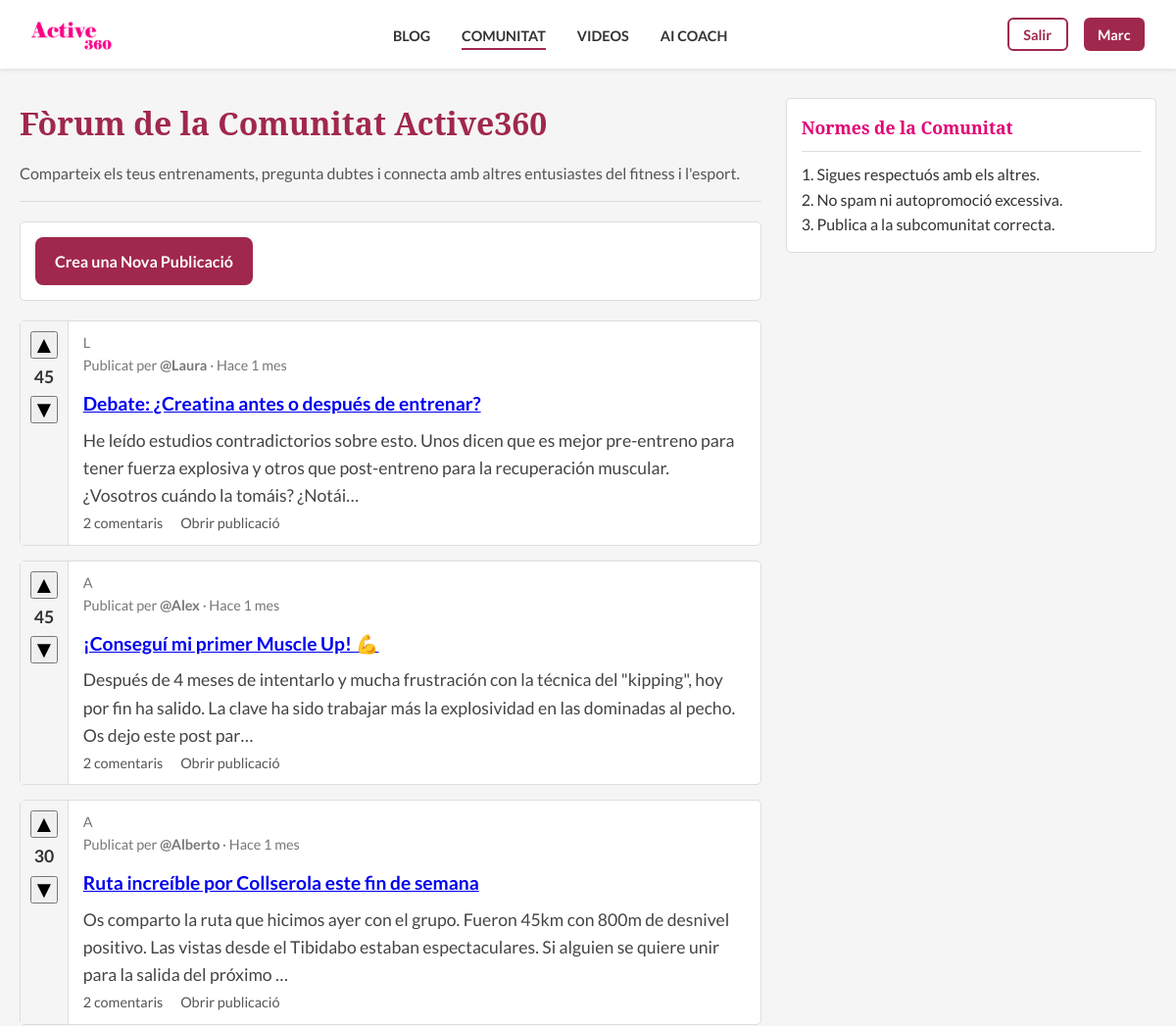
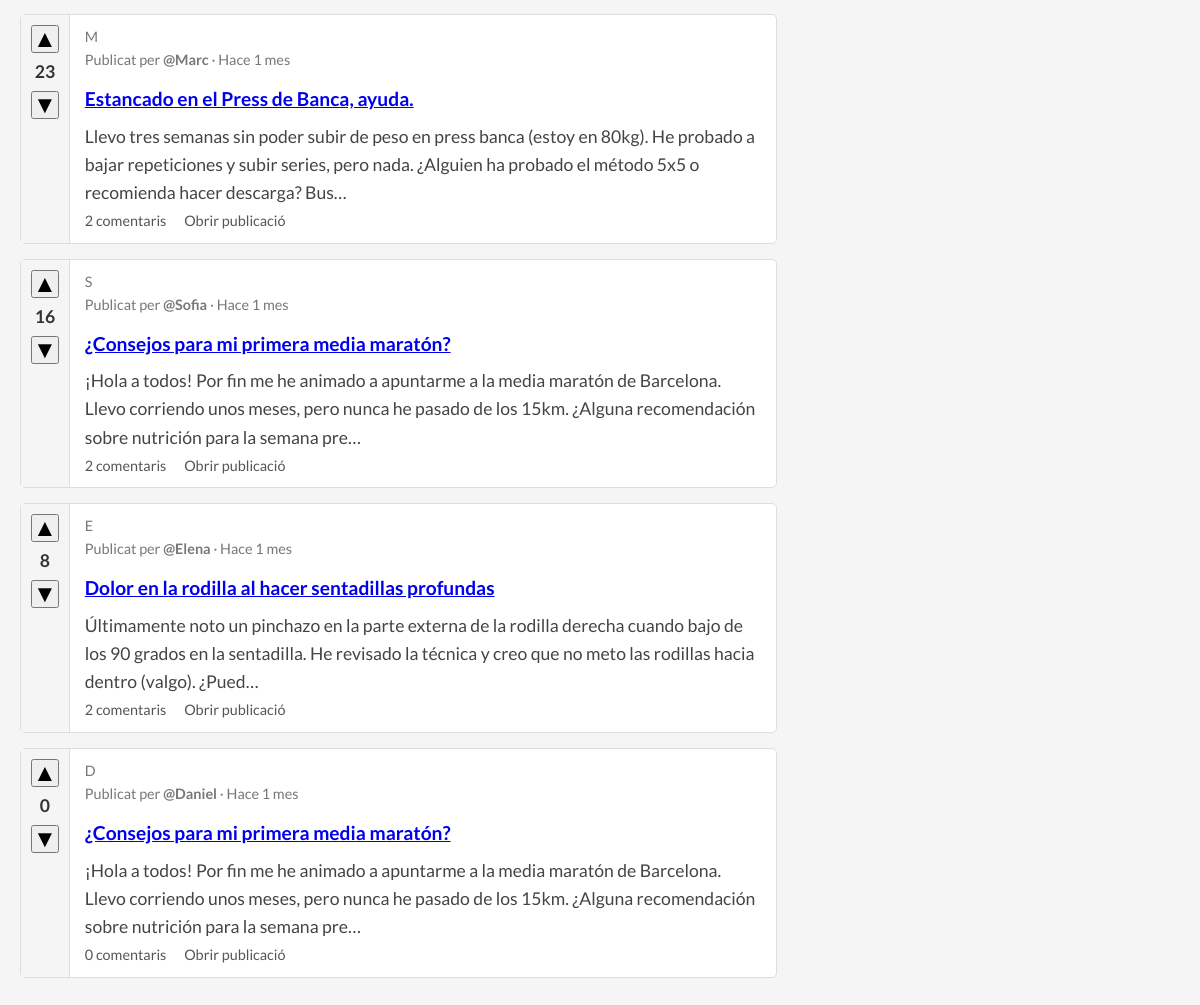
/php/comunidad.php (signed in), run on the app's committed database (2 pictures, top to bottom).
### tables this page shows
CREATE TABLE `publicaciones` (
  `id` int(10) UNSIGNED NOT NULL,
  `titulo` varchar(255) NOT NULL,
  `contenido` text NOT NULL,
  `votos` int(11) NOT NULL DEFAULT 0,
  `usuario_id` int(10) UNSIGNED NOT NULL,
  `creado_en` timestamp NOT NULL DEFAULT current_timestamp()
);

CREATE TABLE `usuarios` (
  `id` int(10) UNSIGNED NOT NULL,
  `nombre` varchar(100) NOT NULL,
  `apellidos` varchar(150) NOT NULL,
  `correo` varchar(150) NOT NULL,
  `contrasenya` varchar(255) NOT NULL,
  `genero` enum('masculino','femenino','NS') NOT NULL,
  `terminos` enum('Si','No') NOT NULL DEFAULT 'No',
  `creado_en` timestamp NOT NULL DEFAULT current_timestamp(),
  `token_recuperacion` varchar(255) DEFAULT NULL,
  `token_expiracion` datetime DEFAULT NULL
);

### php/comunidad.php (the view, shortened to what this page needs)
<?php
require_once 'conexion.php';
function tiempo_relativo($fechaHora)
{
    $timestamp = strtotime($fechaHora);
    $diff = time() - $timestamp;
    $min = floor($diff / 60);
    $horas = floor($min / 60);
    $dias = floor($horas / 24);
    $meses = floor($dias / 30);
    if ($meses < 12) return 'Hace ' . $meses . ' mes' . ($meses > 1 ? 'es' : '');
    $anios = floor($meses / 12);
    return 'Hace ' . $anios . ' año' . ($anios > 1 ? 's' : '');
}
function inicial_nombre($nombre)
{
    $nombre = trim($nombre);
    return mb_strtoupper(mb_substr($nombre, 0, 1, 'UTF-8'), 'UTF-8');
}
$consultaParaObtenerPublicaciones = "
  SELECT
    p.id,
    p.titulo,
    p.contenido,
    p.votos,
    p.creado_en,
    u.nombre AS autor,
    (SELECT COUNT(*)
       FROM comentarios c
      WHERE c.publicacion_id = p.id) AS num_comentarios
  FROM publicaciones p
  JOIN usuarios u ON p.usuario_id = u.id
  ORDER BY p.votos DESC, p.creado_en DESC
";
$resultadoConTodasLasPublicaciones = $con->query($consultaParaObtenerPublicaciones);
?>
<!DOCTYPE html>
<html lang="ca">
<head>
    <link rel="stylesheet" href="../css/comunidad.css">
</head>
<body>
    <?php require_once 'cabezera.php'; ?>
    <main class="comunidad-main">
        <div class="comunidad-container">
            <section class="post-feed">
                <h1>Fòrum de la Comunitat Active360</h1>
                <p class="comunidad-description">
                    Comparteix els teus entrenaments, pregunta dubtes i connecta amb altres entusiastes del fitness i l'esport.
                </p>
                <div class="create-post">
                    <?php if (isset($_SESSION['id'])): ?>
                        <a href="crear_publicacion.php" class="btn-create-post">Crea una Nova Publicació</a>
                    <?php else: ?>
                        <a href="area-client.php" class="btn-create-post">Inicia sessió per publicar</a>
                    <?php endif; ?>
                </div>
                <?php if ($resultadoConTodasLasPublicaciones && $resultadoConTodasLasPublicaciones->num_rows > 0): ?>
                    <?php while ($publicacionIndividual = $resultadoConTodasLasPublicaciones->fetch_assoc()): ?>
                        <article class="post-card">
                            <div class="post-votes">
                                <form action="votar.php" method="post">
                                    <button type="submit" name="accion" value="up" class="upvote">▲</button>
                                    <span class="vote-count"><?= (int)$publicacionIndividual['votos'] ?></span>
                                    <button type="submit" name="accion" value="down" class="downvote">▼</button>
                                </form>
                            </div>
                            <div class="post-content">
                                <div class="post-meta">
                                    <div class="post-avatar">
                                        <span class="avatar-inicial">
                                            <?= htmlspecialchars(inicial_nombre($publicacionIndividual['autor'])) ?>
                                        </span>
                                    </div>
                                    <div class="post-meta-text">
                                        <span class="post-author">
                                            Publicat per <strong>@<?= htmlspecialchars($publicacionIndividual['autor']) ?></strong>
                                        </span>
                                        <span class="post-time">
                                            · <?= tiempo_relativo($publicacionIndividual['creado_en']) ?>
                                        </span>
                                    </div>
                                </div>
                                <h2 class="post-title">
                                    <a href="publicacion.php?id=<?= (int)$publicacionIndividual['id'] ?>">
                                        <?= htmlspecialchars($publicacionIndividual['titulo']) ?>
                                    </a>
                                </h2>
                                <p class="post-excerpt">
                                    <?php
                                        $texto = $publicacionIndividual['contenido'] ?? '';
                                        $resumen = mb_substr($texto, 0, 200, 'UTF-8');
                                        echo nl2br(htmlspecialchars($resumen, ENT_QUOTES, 'UTF-8'));
                                        if (mb_strlen($texto, 'UTF-8') > 200) {
                                            echo '…';
                                        }
                                    ?>
                                </p>
                                <div class="post-actions">
                                    <a href="publicacion.php?id=<?= (int)$publicacionIndividual['id'] ?>" class="action-link">
                                        <?= (int)$publicacionIndividual['num_comentarios'] ?> comentaris
                                    </a>
                                    <a href="publicacion.php?id=<?= (int)$publicacionIndividual['id'] ?>" class="action-link">
                                        Obrir publicació
                                    </a>
                                </div>
                            </div>
                        </article>
                    <?php endwhile; ?>
                <?php else: ?>
                    <p>Encara no hi ha publicacions. Sigues el primer a compartir-ne una!</p>
                <?php endif; ?>
            </section>
            <aside class="sidebar-comunidad">
                <div class="rules-box">
                    <h3>Normes de la Comunitat</h3>
                    <p>1. Sigues respectuós amb els altres.</p>
                    <p>2. No spam ni autopromoció excessiva.</p>
                    <p>3. Publica a la subcomunitat correcta.</p>
                </div>
            </aside>
        </div>
    </main>
</body>
</html>

### php/cabezera.php (shortened to what this page needs)
<?php
$directorioActualDelServidor = dirname($_SERVER['PHP_SELF']);
if (strpos($directorioActualDelServidor, '/php') !== false) {
    $rutaRelativaParaArchivosPHP  = './';
    $rutaRelativaParaImagenes  = '../img/';
    $rutaRelativaParaEstilosCSS  = '../css/';
} elseif (strpos($directorioActualDelServidor, '/html') !== false) {
    $rutaRelativaParaArchivosPHP  = '../php/';
    $rutaRelativaParaImagenes  = '../img/';
    $rutaRelativaParaEstilosCSS  = '../css/';
} else {
    $rutaRelativaParaArchivosPHP  = 'php/';
    $rutaRelativaParaImagenes  = 'img/';
    $rutaRelativaParaEstilosCSS  = 'css/';
}
function obtenerClaseSiEsLaPaginaActiva($nombreDelArchivoDelEnlace) {
    return basename($_SERVER['PHP_SELF']) === $nombreDelArchivoDelEnlace ? 'active-category-cab' : '';
}
?>
<link rel="stylesheet" href="<?php echo $rutaRelativaParaEstilosCSS; ?>cabezera.css">
<header class="header-cab">
    <nav class="nav-cab">
        <div class="logo-cab">
            <a href="<?php echo $rutaRelativaParaArchivosPHP; ?>index.php">
                <img src="<?php echo $rutaRelativaParaImagenes; ?>logo.png" alt="Active360 Logo">
            </a>
        </div>
        <ul class="nav-menu-cab">
            <?php if (isset($_SESSION['id'])): ?>
                <li><a href="<?php echo $rutaRelativaParaArchivosPHP; ?>blog.php" class="<?= obtenerClaseSiEsLaPaginaActiva('blog.php') ?>">BLOG</a></li>
                <li><a href="<?php echo $rutaRelativaParaArchivosPHP; ?>comunidad.php" class="<?= obtenerClaseSiEsLaPaginaActiva('comunidad.php') ?>">COMUNITAT</a></li>
                <li><a href="<?php echo $rutaRelativaParaArchivosPHP; ?>videos.php" class="<?= obtenerClaseSiEsLaPaginaActiva('videos.php') ?>">VIDEOS</a></li>
                <li><a href="<?php echo $rutaRelativaParaArchivosPHP; ?>ai-coach.php" class="<?= obtenerClaseSiEsLaPaginaActiva('ai-coach.php') ?>">AI COACH</a></li>
            <?php endif; ?>
        </ul>
        <div class="button-cab">
            <?php if (isset($_SESSION['nombre'])): ?>
                <a href="<?php echo $rutaRelativaParaArchivosPHP; ?>logout.php" class="link-cab">Salir</a>
                <button class="link-cab"><?= htmlspecialchars($_SESSION['nombre']) ?></button>
            <?php else: ?>
                <a href="<?php echo $rutaRelativaParaArchivosPHP; ?>area-client.php" class="reg-in-cab">Iniciar sesión</a>
                <a href="<?php echo $rutaRelativaParaArchivosPHP; ?>registro.php" class="reg-in-cab">Registrarse</a>
            <?php endif; ?>
        </div>
    </nav>
</header>

### css/comunidad.css (style rules this page uses)
* { margin: 0; padding: 0; box-sizing: border-box; }
body { font-family: 'Lato', sans-serif; color: #333; background: var(--light-gray); line-height: 1.6; }
:root { --primary-color: #e20074; --secondary-color: #555; --light-gray: #f5f5f5; --dark-gray: #222; --border-color: #ddd; }
header { background: #fff; box-shadow: 0 2px 4px rgba(0, 0, 0, 0.1); position: fixed; top: 0; width: 100%; z-index: 1000; padding: 15px 30px; }
nav { display: flex; justify-content: space-between; align-items: center; max-width: 1200px; margin: 0 auto; }
.comunidad-main { max-width: 1200px; margin: 100px auto 40px; padding: 0 20px; }
.comunidad-container { display: grid; grid-template-columns: 2fr 1fr; gap: 25px; }
.post-feed h1 { font-size: 2rem; color: var(--primary-color); margin-bottom: 5px; font-family: 'Noto Serif', serif; }
.comunidad-description { color: var(--secondary-color); margin-bottom: 20px; font-size: 1rem; border-bottom: 1px solid var(--border-color); padding-bottom: 15px; }
.create-post { display: flex; justify-content: space-between; align-items: center; margin-bottom: 20px; background: #fff; padding: 15px; border: 1px solid var(--border-color); border-radius: 5px; }
.btn-create-post { background: var(--primary-color); color: #fff; padding: 8px 15px; border-radius: 3px; text-decoration: none; font-weight: 700; transition: background 0.3s; }
.post-card { display: flex; background: #fff; border: 1px solid var(--border-color); border-radius: 5px; margin-bottom: 15px; transition: box-shadow 0.3s; }
.post-votes { display: flex; flex-direction: column; align-items: center; padding: 10px; background: var(--light-gray); color: var(--secondary-color); border-right: 1px solid var(--border-color); }
.vote-count { font-weight: 700; font-size: 1.1rem; margin: 5px 0; }
.upvote, .downvote { font-size: 1.5rem; cursor: pointer; line-height: 1; }
.post-content { padding: 10px 15px; flex-grow: 1; }
.post-meta { font-size: 0.8rem; color: #888; margin-bottom: 5px; }
.post-content h2 { font-size: 1.2rem; margin-bottom: 5px; color: var(--dark-gray); }
.post-actions .action-link { font-size: 0.9rem; color: var(--secondary-color); margin-right: 15px; text-decoration: none; }
.sidebar-comunidad { position: sticky; top: 100px; align-self: flex-start; }
.sub-community-box, .rules-box { background: #fff; border: 1px solid var(--border-color); border-radius: 5px; padding: 15px; margin-bottom: 15px; }
.sub-community-box h3, .rules-box h3 { font-size: 1.1rem; color: var(--primary-color); border-bottom: 1px solid var(--border-color); padding-bottom: 10px; margin-bottom: 10px; font-family: 'Noto Serif', serif; }
.btn-create-post { background: #a0284c; color: #ffffff; border: none; padding: 12px 20px; border-radius: 8px; font-size: 1rem; font-weight: 700; cursor: pointer; transition: all .25s ease; }
.post-feed h1 { font-size: 2rem; color: #a0284c; font-family: 'Noto Serif', serif; margin-bottom: 0.8rem; }
.post-votes { display: flex; flex-direction: column; align-items: center; gap: .4rem; }
.post-votes form { display: flex; flex-direction: column; align-items: center; }
.vote-count { font-weight: 700; color: #333; }
.post-content p { font-size: 1.1rem; line-height: 1.6; margin-top: .5rem; color: #444; }
.post-meta { font-size: 0.9rem; color: #777; margin-bottom: .8rem; }

### data on the page
publicaciones: votos "45", usuario.nombre "L", usuario.nombre "Laura", creado_en "Hace 1 mes", titulo "Debate: ¿Creatina antes o después de entrenar?", contenido "He leído estudios contradictorios sobre esto. Unos dicen que es mejor pre-entreno para tener fuerza explosiva y otros que post-entreno para la recuperación muscular. ¿Vosotros cuándo la tomáis? ¿Notái", num_comentarios "2"
publicaciones: votos "45", usuario.nombre "A", usuario.nombre "Alex", creado_en "Hace 1 mes", titulo "¡Conseguí mi primer Muscle Up! 💪", contenido "Después de 4 meses de intentarlo y mucha frustración con la técnica del \"kipping\", hoy por fin ha salido. La clave ha sido trabajar más la explosividad en las dominadas al pecho. Os dejo este post par", num_comentarios "2"
publicaciones: votos "30", usuario.nombre "A", usuario.nombre "Alberto", creado_en "Hace 1 mes", titulo "Ruta increíble por Collserola este fin de semana", contenido "Os comparto la ruta que hicimos ayer con el grupo. Fueron 45km con 800m de desnivel positivo. Las vistas desde el Tibidabo estaban espectaculares. Si alguien se quiere unir para la salida del próximo", num_comentarios "2"
publicaciones: votos "23", usuario.nombre "M", usuario.nombre "Marc", creado_en "Hace 1 mes", titulo "Estancado en el Press de Banca, ayuda.", contenido "Llevo tres semanas sin poder subir de peso en press banca (estoy en 80kg). He probado a bajar repeticiones y subir series, pero nada. ¿Alguien ha probado el método 5x5 o recomienda hacer descarga? Bus", num_comentarios "2"
publicaciones: votos "16", usuario.nombre "S", usuario.nombre "Sofia", creado_en "Hace 1 mes", titulo "¿Consejos para mi primera media maratón?", contenido "¡Hola a todos! Por fin me he animado a apuntarme a la media maratón de Barcelona. Llevo corriendo unos meses, pero nunca he pasado de los 15km. ¿Alguna recomendación sobre nutrición para la semana pre", num_comentarios "2"
publicaciones: votos "8", usuario.nombre "E", usuario.nombre "Elena", creado_en "Hace 1 mes", titulo "Dolor en la rodilla al hacer sentadillas profundas", contenido "Últimamente noto un pinchazo en la parte externa de la rodilla derecha cuando bajo de los 90 grados en la sentadilla. He revisado la técnica y creo que no meto las rodillas hacia dentro (valgo). ¿Pued", num_comentarios "2"
publicaciones: votos "0", usuario.nombre "D", usuario.nombre "Daniel", creado_en "Hace 1 mes", titulo "¿Consejos para mi primera media maratón?", contenido "¡Hola a todos! Por fin me he animado a apuntarme a la media maratón de Barcelona. Llevo corriendo unos meses, pero nunca he pasado de los 15km. ¿Alguna recomendación sobre nutrición para la semana pre", num_comentarios "0"

### other printed values
$_SESSION['nombre'] "Marc"
